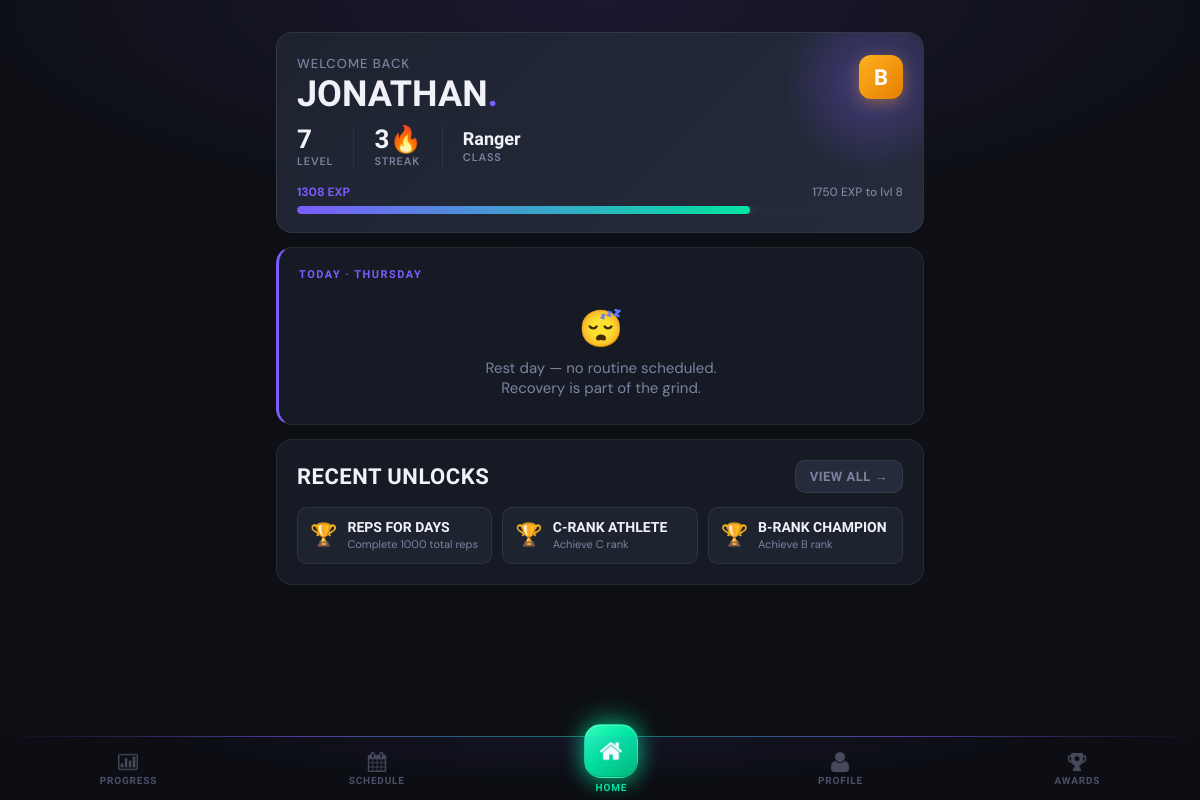
The app's page /dashboard (signed in) with its own data.
### tables this page shows
CREATE TABLE clients (
                client_id INTEGER PRIMARY KEY AUTOINCREMENT,
                phone_number TEXT UNIQUE NOT NULL,
                pin_hash TEXT NOT NULL,
                first_name TEXT NOT NULL,
                last_name TEXT NOT NULL,
                email TEXT,
                date_of_birth DATE,
                gender TEXT,
                registration_date DATETIME DEFAULT CURRENT_TIMESTAMP,
                status TEXT DEFAULT 'active',
                profile_photo_path TEXT
            );

CREATE TABLE client_streaks (
                streak_id INTEGER PRIMARY KEY AUTOINCREMENT,
                client_id INTEGER UNIQUE NOT NULL,
                current_streak INTEGER DEFAULT 0,
                longest_streak INTEGER DEFAULT 0,
                last_attendance_date DATE,
                streak_multiplier REAL DEFAULT 1.0,
                FOREIGN KEY (client_id) REFERENCES clients(client_id) ON DELETE CASCADE
            );

CREATE TABLE client_gamification (
                gamification_id INTEGER PRIMARY KEY AUTOINCREMENT,
                client_id INTEGER UNIQUE NOT NULL,
                current_level INTEGER DEFAULT 1,
                current_exp INTEGER DEFAULT 0,
                total_exp INTEGER DEFAULT 0,
                rank TEXT DEFAULT 'E',
                client_class TEXT,
                class_unlocked_at_level INTEGER, current_streak INTEGER DEFAULT 0, longest_streak INTEGER DEFAULT 0, total_reps INTEGER DEFAULT 0, workouts_completed INTEGER DEFAULT 0,
                FOREIGN KEY (client_id) REFERENCES clients(client_id) ON DELETE CASCADE
            );

CREATE TABLE client_achievements (
                client_achievement_id INTEGER PRIMARY KEY AUTOINCREMENT,
                client_id INTEGER NOT NULL,
                achievement_id INTEGER NOT NULL,
                unlocked_date DATETIME DEFAULT CURRENT_TIMESTAMP,
                FOREIGN KEY (client_id) REFERENCES clients(client_id) ON DELETE CASCADE,
                FOREIGN KEY (achievement_id) REFERENCES achievements(achievement_id) ON DELETE CASCADE,
                UNIQUE(client_id, achievement_id)
            );

CREATE TABLE achievements (
                achievement_id INTEGER PRIMARY KEY AUTOINCREMENT,
                achievement_name TEXT UNIQUE NOT NULL,
                description TEXT,
                achievement_type TEXT,
                requirement_value INTEGER,
                exp_reward INTEGER DEFAULT 0,
                icon_path TEXT
            );

### main.py (the view, shortened to what this page needs)
@app.route('/dashboard')
@login_required
def dashboard():
    client_id = session['client_id']
    client = Client.get_by_id(client_id)
    progress = gamification.get_client_progress(client_id)
    today = datetime.now().strftime('%A')
    today_routine = Routine.get_client_routine_for_day(client_id, today)
    routine_status = 'not_started'  # default fallback
    recent_achievements = achievement_ctrl.get_recent_unlocks(client_id, limit=3)
    streak_data = client.get_streak_data()
    mc = MembershipController()
    membership = mc.get_client_membership(client_id)
    notification = None
    if membership:
        end_date = datetime.strptime(membership['end_date'], '%Y-%m-%d').date()
        days_left = (end_date - date.today()).days
        print("Days Left", days_left)
        if 0 < days_left <= 5:
            notification = f"⚠️ Your membership expires in {days_left} days. Please renew soon!"
        elif days_left <= 0:
            notification = "❌ Your membership has expired. Please renew to continue training."
    try:
        newly_unlocked = achievement_ctrl.check_and_unlock_achievements(client_id)
    except Exception as e:
        print(f"Achievement check error for client {client_id}: {e}")
        newly_unlocked = []
    ann_rows = db.execute_query(
        """SELECT ann_id, title, body, ann_type, is_pinned
            FROM announcements
            WHERE (expires_at IS NULL OR expires_at >= ?)
            ORDER BY is_pinned DESC, ann_id DESC""",
        (date.today().isoformat(),)
    )
    announcements = [dict(r) for r in ann_rows]
    print("Notification:",notification)
    return render_template(
        'dashboard.html',
        client=client,
        progress=progress,
        today_routine=today_routine,
        today=today,
        recent_achievements=recent_achievements,
        streak_data=streak_data,
        newly_unlocked=newly_unlocked,
        notification=notification,
        status=routine_status,
        announcements=announcements
    )

### controllers/achievement_controller.py (called while the page is built)
    def check_and_unlock_achievements(self, client_id):
        newly_unlocked = []
        stats = self._get_client_stats(client_id)
        all_achievements = self._get_all_achievements()
        unlocked_ids = self._get_unlocked_achievement_ids(client_id)
        for achievement in all_achievements:
            if achievement['achievement_id'] in unlocked_ids:
                continue
            if self._check_achievement_requirement(achievement, stats):
                result = self.unlock_achievement(client_id, achievement['achievement_id'])
                if result['success']:
                    newly_unlocked.append(result)
        return newly_unlocked

    def get_unlocked_achievements(self, client_id):
        query = '''
            SELECT a.*, ca.unlocked_date
            FROM client_achievements ca
            JOIN achievements a ON ca.achievement_id = a.achievement_id
            WHERE ca.client_id = ?
            ORDER BY ca.unlocked_date DESC
        '''
        results = self.db.execute_query(query, (client_id,))
        unlocked = []
        for row in results:
            unlocked.append({
                'achievement_id': row['achievement_id'],
                'name': row['achievement_name'],
                'description': row['description'],
                'type': row['achievement_type'],
                'exp_reward': row['exp_reward'],
                'unlocked_date': row['unlocked_date']
            })
        return unlocked

    def get_recent_unlocks(self, client_id, limit=5):
        unlocked = self.get_unlocked_achievements(client_id)
        return unlocked[:limit]

### controllers/gamification_controller.py (called while the page is built)
    def _get_gamification_data(self, client_id):
        query = 'SELECT * FROM client_gamification WHERE client_id=?'
        result = self.db.execute_query(query, (client_id,))
        return dict(result[0]) if result else None

    def _get_streak_data(self, client_id):
        query = 'SELECT * FROM client_streaks WHERE client_id=?'
        result = self.db.execute_query(query, (client_id,))
        return dict(result[0]) if result else None

### controllers/membership_controller.py (called while the page is built)
    def get_client_membership(self, client_id):
        query = """
            SELECT * FROM client_memberships
            WHERE client_id = ?
            ORDER BY end_date DESC
            LIMIT 1
        """
        result = self.db.execute_query(query, (client_id,))
        return dict(result[0]) if result else None

### database/db_manager.py (called while the page is built)
    def disconnect(self):
        if self.conn:
            self.conn.close()

### templates/dashboard.html (shortened to what this page needs)
{% extends "base.html" %}
{% block content %}
<div class="hero">
    <div class="rank-badge">{{ progress.rank }}</div>
    <div class="hero-greeting">Welcome back</div>
    <div class="hero-name">{{ client.first_name }}<span>.</span></div>
    <div class="hero-stats">
        <div class="hero-stat">
            <span class="hero-stat-val">{{ progress.level }}</span>
            <span class="hero-stat-lbl">Level</span>
        </div>
        <div class="hero-stat">
            <span class="hero-stat-val">{{ streak_data.current_streak if streak_data else 0 }}🔥</span>
            <span class="hero-stat-lbl">Streak</span>
        </div>
        {% if progress.class %}
        <div class="hero-stat">
            <span class="hero-stat-val" style="font-size:18px; padding-top:4px;">{{ progress.class }}</span>
            <span class="hero-stat-lbl">Class</span>
        </div>
        {% endif %}
    </div>
    <div class="exp-bar-wrap">
        <div class="exp-bar-labels">
            <span>{{ progress.current_exp }} EXP</span>
            <span>{{ progress.next_level_exp }} EXP to lvl {{ progress.level + 1 }}</span>
        </div>
        <div class="progress-track">
            <div class="progress-fill" style="width: {{ progress.progress_percentage }}%"></div>
        </div>
    </div>
</div>
<div class="card workout-card">
    {% if today_routine %}
    <div class="workout-card-header">
        <div>
            <div class="workout-section-label">Today · {{ today }}</div>
            <div class="workout-name">{{ today_routine.routine_name }}</div>
        </div>
        <div class="workout-exp-badge">⚡ {{ today_routine.calculate_total_exp() }} EXP</div>
    </div>
    <div class="workout-desc">{{ today_routine.description or 'Your workout is ready.' }}</div>
    {% if status == 'completed' %}
    <a href="{{ url_for('workout', routine_id=today_routine.routine_id) }}" class="btn-workout btn-workout-done">
        ✓ Completed Today
    </a>
    {% elif status == 'in_progress' %}
    <a href="{{ url_for('workout', routine_id=today_routine.routine_id) }}" class="btn-workout btn-workout-continue">
        ▶ Continue Workout →
    </a>
    {% else %}
    <a href="{{ url_for('workout', routine_id=today_routine.routine_id) }}" class="btn-workout btn-workout-start">
        Start Workout →
    </a>
    {% endif %}
    {% else %}
    <div class="workout-section-label">Today · {{ today }}</div>
    <div class="rest-day-text">
        <span class="rest-day-icon">😴</span>
        Rest day — no routine scheduled.<br>Recovery is part of the grind.
    </div>
    {% endif %}
</div>
{% if recent_achievements %}
<div class="card">
    <div style="display:flex; justify-content:space-between; align-items:center; margin-bottom:14px;">
        <h2 style="margin:0;">Recent Unlocks</h2>
        <a href="{{ url_for('achievements') }}" class="btn btn-ghost btn-sm">View All →</a>
    </div>
    <div class="ach-strip">
        {% for ach in recent_achievements %}
        <div class="ach-strip-item">
            <div class="ach-strip-icon">🏆</div>
            <div>
                <div class="ach-strip-name">{{ ach.name }}</div>
                <div class="ach-strip-desc">{{ ach.description }}</div>
            </div>
        </div>
        {% endfor %}
    </div>
</div>
{% endif %}
{% endblock %}

### templates/base.html (style rules this page uses)
:root { --brand: #7c5cfc; --brand-glow: rgba(124, 92, 252, 0.35); --brand-dim: rgba(124, 92, 252, 0.12); --green: #00e5a0; --green-glow: rgba(0, 229, 160, 0.3); --amber: #ffb020; --red: #ff4757; --bg: #0d0f14; --surface: #161a24; --surface-2: #1e2330; --surface-3: #252b3b; --border: rgba(255,255,255,0.07); --border-2: rgba(255,255,255,0.12); --text: #f0f2f8; --text-muted: #7a84a0; --text-dim: #4a5168; --radius: 16px; --radius-sm: 10px; --font-display:'Barlow Condensed', sans-serif; --font-body: 'DM Sans', sans-serif; --nav-height: 64px; }
*, *::before, *::after { margin: 0; padding: 0; box-sizing: border-box; }
body { font-family: var(--font-body); background: var(--bg); color: var(--text); min-height: 100vh; padding-top: 16px; padding-bottom: calc(var(--nav-height) + 32px); background-image: radial-gradient(ellipse 80% 40% at 50% 0%, rgba(124,92,252,0.12) 0%, transparent 70%); }
.card { background: var(--surface); border: 1px solid var(--border); border-radius: var(--radius); padding: 20px; margin-bottom: 14px; }
h1, h2, h3 { font-family: var(--font-display); color: var(--text); text-transform: uppercase; letter-spacing: 0.5px; font-weight: 800; }
h2 { font-size: 22px; margin-bottom: 12px; }
.btn { display: inline-flex; align-items: center; justify-content: center; gap: 6px; padding: 12px 22px; border-radius: var(--radius-sm); text-decoration: none; font-family: var(--font-display); font-size: 16px; font-weight: 700; letter-spacing: 0.5px; text-transform: uppercase; transition: all 0.2s; border: none; cursor: pointer; }
.btn-ghost { background: var(--surface-3); border: 1px solid var(--border); color: var(--text-muted); }
.btn-sm { padding: 8px 14px; font-size: 13px; }
.progress-track { background: var(--surface-3); height: 8px; border-radius: 99px; overflow: hidden; }
.progress-fill { height: 100%; background: linear-gradient(90deg, var(--brand), var(--green)); border-radius: 99px; transition: width 0.6s cubic-bezier(0.34, 1.56, 0.64, 1); box-shadow: 0 0 8px var(--green-glow); }

### records on screen
clients: first_name "JONATHAN"
client_streaks: current_streak "3"
client_gamification: class "Ranger", current_exp "1308"
client_achievements: name "REPS FOR DAYS", description "Complete 1000 total reps"
client_achievements: name "C-RANK ATHLETE", description "Achieve C rank"
client_achievements: name "B-RANK CHAMPION", description "Achieve B rank"

### other values on screen
{{ progress.rank }} "B"
{{ progress.level }} "7"
{{ progress.next_level_exp }} "1750"
{{ progress.level + 1 }} "8"
